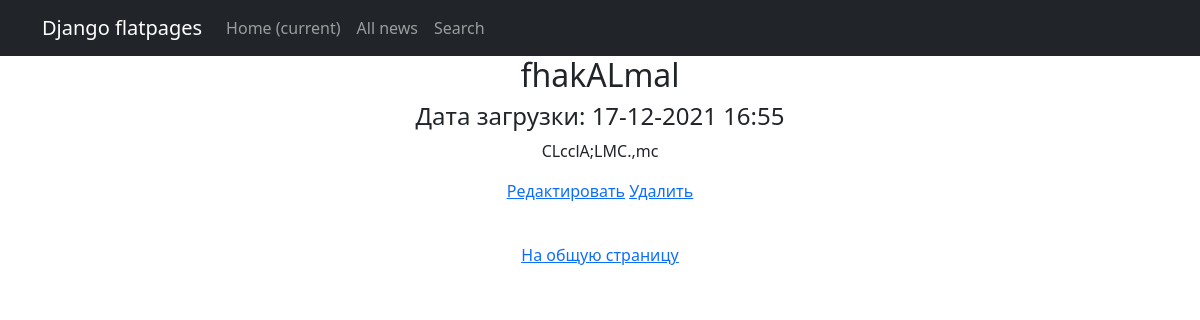
/news/16/, run on the app's committed database.
### news/models.py (models this page shows, shortened)
class Post(models.Model):
    author = models.ForeignKey(Author, on_delete=models.CASCADE)
    category = models.ManyToManyField(Category, through='PostCategory')
    type = models.CharField(max_length=2,
                            choices=POST_TYPES,
                            default=article)
    header = models.CharField(max_length=255)
    text = models.TextField()
    rank = models.IntegerField(default=0)
    created_datetime = models.DateTimeField(auto_now_add=True)

### news/views.py (the view)
# urls.py: path('<int:pk>/', PostDetail.as_view(), name='post_detail'),  # Ссылка на страницу новости
class PostDetail(DetailView):
    template_name = 'flatpages/post_detail.html'
    queryset = Post.objects.all()

### news/templatetags/custom_filters.py (called while the page is built)
@register.filter(name='censor')
def Censor(text: str):
    for word in restricted_lexicon:
        text = re.sub(word, "#" * len(word), text)
    return text

### templates/flatpages/post_detail.html (shortened to what this page needs)
{% extends 'flatpages/default.html' %}
{% load custom_filters %}
{% block content %}
    {% if post %}
        <h2>
            {{ post.header|censor }}
        </h2>
        <h4>
            Дата загрузки: {{ post.created_datetime|date:'d-m-Y H:i' }}
        </h4>
        <p>
            {{ post.text|censor }}
        </p>
    {% else %}
        <h2>Новость не найдена!</h2>
    {% endif %}
<a href="{% url 'post_update' post.id %}"><u>Редактировать</u></a>
<a href="{% url 'post_delete' post.id %}"><u>Удалить</u></a>
<p>&nbsp;</p>
<a href="{% url 'overview' %}"><u>На общую страницу</u></a>
{% endblock content %}

### data on the page
Post: header|censor "fhakALmal", created_datetime "17-12-2021 16:55", text|censor "CLcclA;LMC.,mc"
